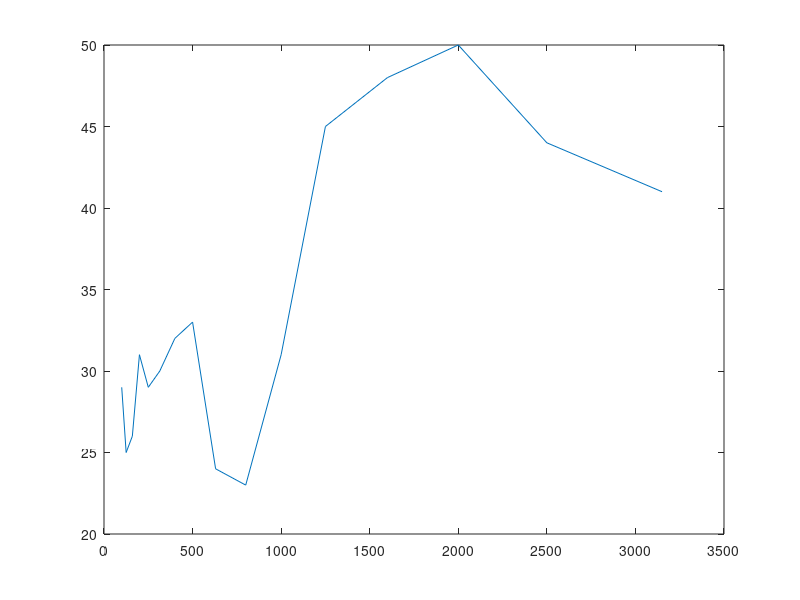

The MATLAB source for this figure: (Note: this script raises an error after producing the figure.)
%% Lecture 8 Ar.A - Exercises
% Clear stuff
clear
close all
clc

%% BA - 20
rho=2300;
Kc=18;

% Q 2.1
f=500;
h=250*10^-3;
m=rho*h;
fc=Kc/h;
loss_f=1/sqrt(f);
rad_eff=1/sqrt(1-fc/f);
% Mass Law
R0=20*log10(2*pi*f*m/(2*1.2*343));

% f>fc -> Only resonant transmission (R=Rr)
R_21=R0-10*log10(pi*rad_eff^2*fc/(2*loss_f*f));
fprintf(['Question 2.1:\n   R = ' num2str(R0) ' - ' num2str(10*log10(pi*rad_eff^2*fc/(2*loss_f*f))) ' = ' num2str(R_21) ' dB \n']);

% Q 2.4
S=20;
S2=200;
f0=200;
R_24=R_21-10*log10(S2/S);
dL=40*log10(f/f0);
Ln=38-R_24+30*log10(f)-dL;
fprintf(['Question 2.4:\n   R = ' num2str(R_21) ' - ' num2str(10*log10(S2/S)) ' = ' num2str(R_24) ' dB \n   With Floor covering -> Ln = ' num2str(Ln) ' dB \n   Without Floor covering -> Ln = ' num2str(Ln+dL) ' dB \n']);

%% BA - 21
close all

% Q 3.1
f=[100 125 160 200 250 315 400 500 630 800 1000 1250 1600 2000 2500 3150];
R=[29 25 26 31 29 30 32 33 24 23 31 45 48 50 44 41];
B=450;
rhof=770;
rhoc=27.3;
hf=0.013;
hc=0.055;
h=2*hf+hc;
mf=hf*rhof;
mc=hc*rhoc;
m=2*mf+mc;
Ect=6*10^6;
G=2.8*10^6;
fdil=1/(2*pi)*sqrt(4*Ect/(hc*(2*mf+mc/3)));
cs=sqrt(G*h/m);
% cs << c = 343 | Then fcrit is decided by speed of bending waves (cbf)
cbf=sqrt(2*pi*f)*(B/(mf+1/2*mc))^(1/4);
fcrit=343^2/(2*pi)*sqrt([mf mc m]/B);
fprintf(['Question 3.1:\n   Resonance Frequency = f0 = fdil = ' num2str(fdil) ' Hz \n   Critical Frequency = fcrit = [fcritgypsum = ' num2str(fcrit(1)) ' fcritcore = ' num2str(fcrit(2)) ' fcrittotal = ' num2str(fcrit(3)) '] Hz \n']);
figure;plot(f,R);xline(fcrit,Label='fcrit');xline(fdil,Label='fdil');xlabel('Frequency, Hz');ylabel('Sound Reduction Index, R [dB]');title('Q 3.1'); grid on;

% Q 3.2
rhom=2300;
hm=0.1;
mm=rhom*hm;
fcm=19/hm; % Table 1.2
% Mass Law
R0m=20*log10(pi*f*mm/(1.2*343));
for i=1:length(f)
    if f(i)<fcm % R is calculated as forced transmission
        Rm(:,i)=R0m(i)-5+20*log10(1-(f(i)/fcm).^2);
    elseif f(i)>fcm % R is calculated as resonant transmission
        Rm(:,i)=R0m(i)-10*log10(pi*fcm/(2*sqrt(f(i))));
    end
end
figure;plot(f,Rm);xline(fcm,Label='fc');xlabel('Frequency, Hz');ylabel('Sound Reduction Index, R [dB]');title('Q 3.2'); grid on;

% Q 3.3
clear all
m1=230;
m2=10;
d=0.055;

